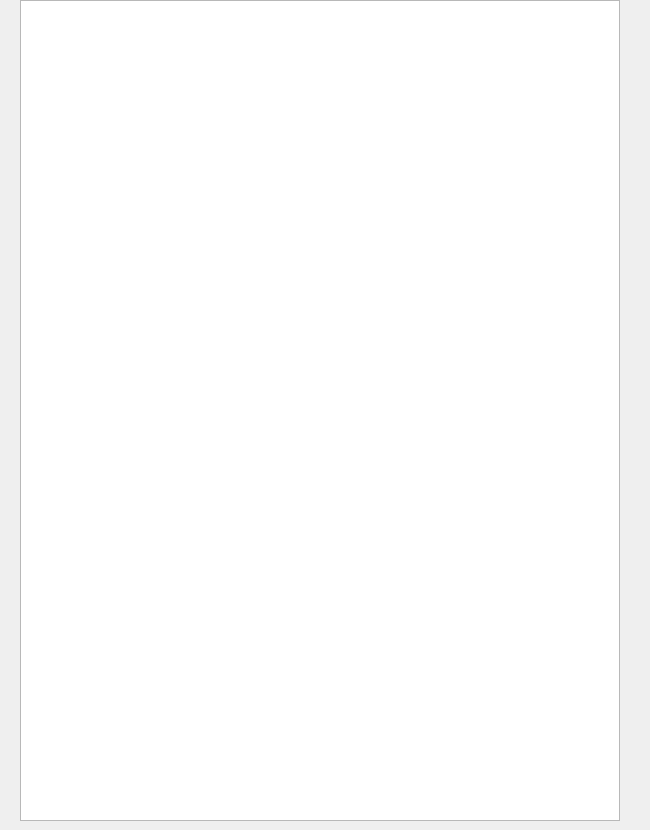
<?xml version="1.0" encoding="UTF-8"?>
<ui version="4.0">
 <class>RankingDialog</class>
 <widget class="QDialog" name="RankingDialog">
  <property name="geometry">
   <rect>
    <x>0</x>
    <y>0</y>
    <width>650</width>
    <height>830</height>
   </rect>
  </property>
  <property name="minimumSize">
   <size>
    <width>650</width>
    <height>820</height>
   </size>
  </property>
  <property name="maximumSize">
   <size>
    <width>650</width>
    <height>16777215</height>
   </size>
  </property>
  <property name="windowTitle">
   <string>Dialog</string>
  </property>
  <widget class="QTableView" name="tableView">
   <property name="geometry">
    <rect>
     <x>20</x>
     <y>0</y>
     <width>600</width>
     <height>821</height>
    </rect>
   </property>
   <property name="minimumSize">
    <size>
     <width>600</width>
     <height>700</height>
    </size>
   </property>
   <property name="maximumSize">
    <size>
     <width>600</width>
     <height>16777215</height>
    </size>
   </property>
  </widget>
 </widget>
 <resources/>
 <connections/>
</ui>
